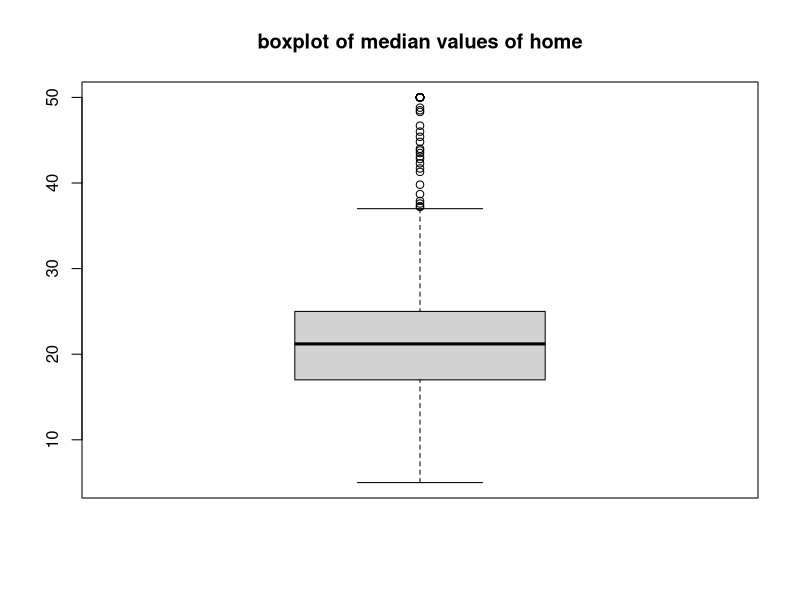
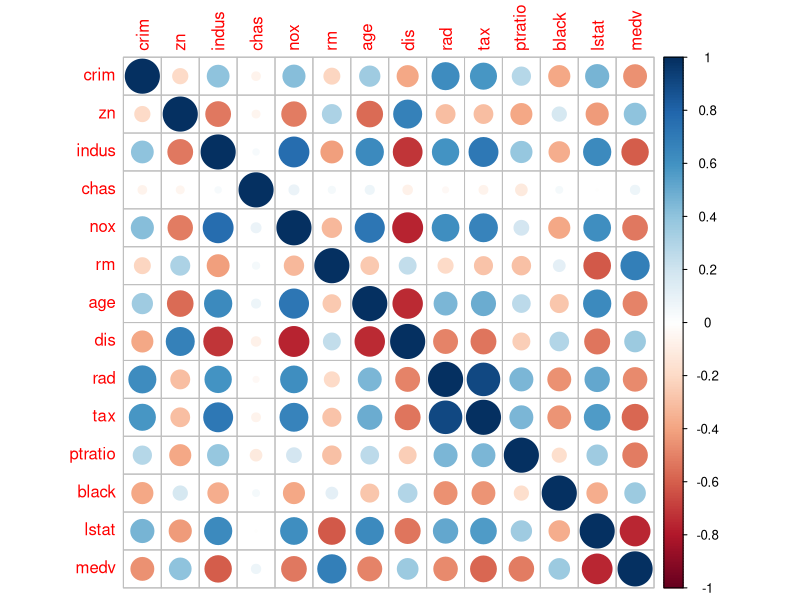
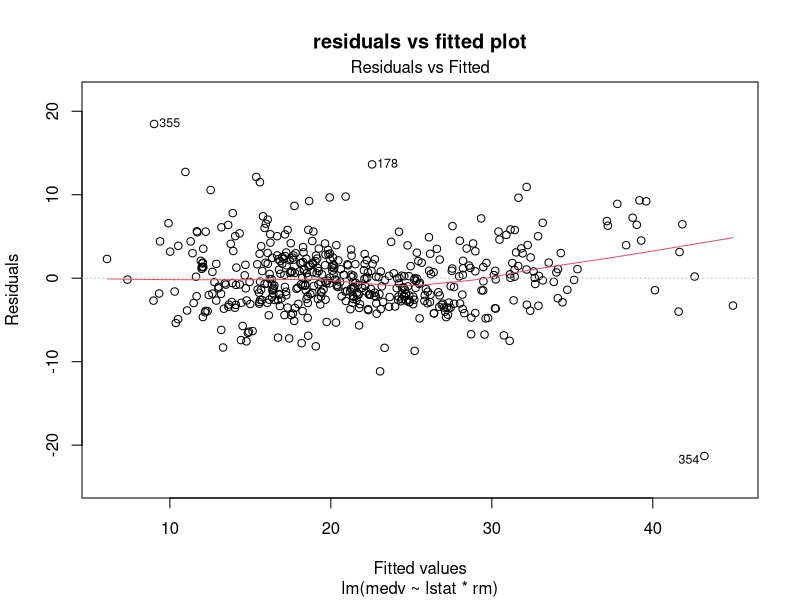
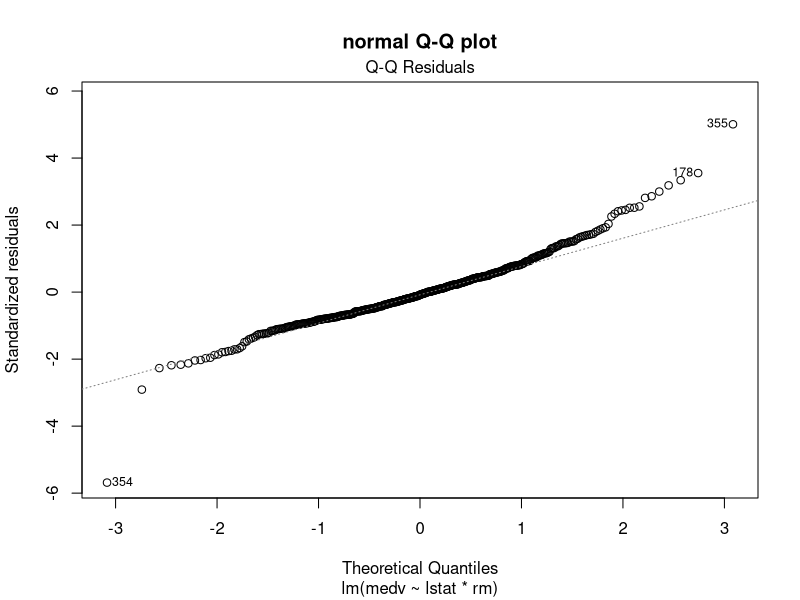
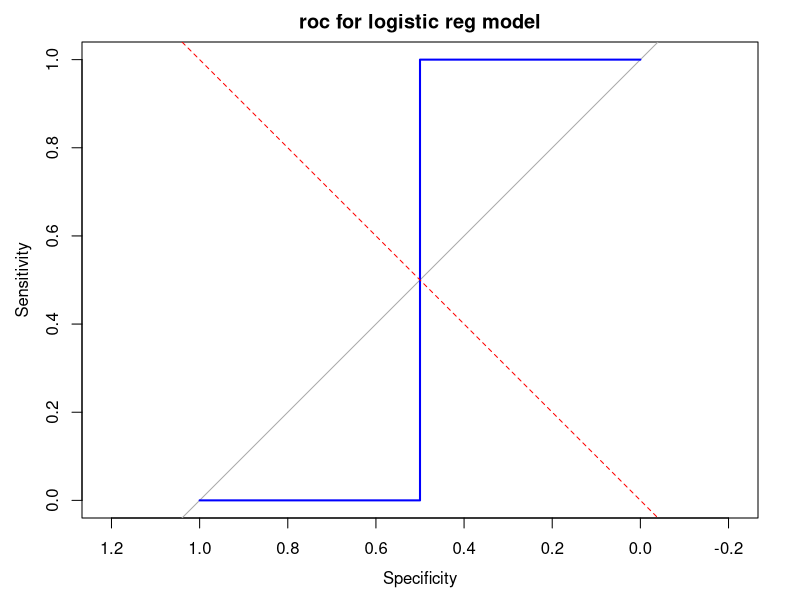

Recreate these plots in R, in order.
library(MASS)
library(ggplot2)
library(caret)
library(car)
library(pROC)
library(dplyr)
library(corrplot)

data("Boston")
head(Boston)

sum(is.na(Boston))

summary(Boston)

boxplot(Boston$medv, main="boxplot of median values of home")

Boston <- Boston %>% filter(medv<50)

cor_matrix <- cor(Boston)
corrplot(cor_matrix, method="circle")

simple_model <- lm(medv ~ lstat, data=Boston)
summary(simple_model)

multiple_model <- lm(medv ~ lstat * rm, data = Boston)
summary(multiple_model)

adjusted_R2 <- summary(multiple_model)$adj.r.squared
AIC_value <- AIC(multiple_model)
BIC_value <- BIC(multiple_model)

plot(multiple_model, which = 1, main="residuals vs fitted plot")

plot(multiple_model, which = 2, main="normal Q-Q plot")

train_control <- trainControl(method="cv", number=10)
cv_model <- train(
  medv~lstat*rm, 
  data=Boston,
  method="lm",
  trControl = train_control
)
print(cv_model)

Boston$medv_class <- ifelse(Boston$medv >= 25, 1 , 0)

logistic_model <- glm( medv_class ~ lstat * rm, data=Boston, family="binomial")
summary(logistic_model)

pred_probs <- predict(logistic_model, type="response")
roc_curve <- roc(Boston$medv, pred_probs)

plot(roc_curve, main="roc for logistic reg model", col="blue")
abline(a=0,b=1,lty=2,col="red")

cat(auc(roc_curve))